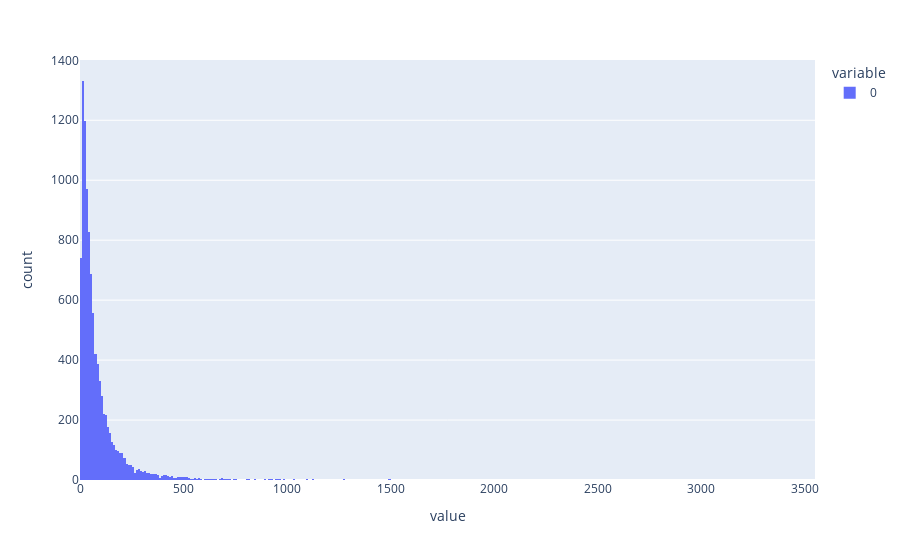

Notebook code for this chart:
### Code cell
y_back = np.exp(y_tranformed)

fig = px.histogram(y_back)
fig.show()

### Figure 1 — Plotly figure (JSON) as saved in the notebook; plotly's stock layout.template omitted (floating-point values rounded to 4 significant figures; data arrays with more than 128 entries replaced by an {"elided": "..."} marker saying what was removed)
{"data": [{"alignmentgroup": "True", "bingroup": "x", "hovertemplate": "variable=0<br>value=%{x}<br>count=%{y}<extra></extra>", "legendgroup": "0", "marker": {"color": "#636efa", "pattern": {"shape": ""}}, "name": "0", "offsetgroup": "0", "orientation": "v", "showlegend": true, "type": "histogram", "x": {"elided": "10000 float values"}, "xaxis": "x", "yaxis": "y"}], "layout": {"autosize": true, "barmode": "relative", "legend": {"title": {"text": "variable"}, "tracegroupgap": 0}, "margin": {"t": 60}, "xaxis": {"anchor": "y", "autorange": true, "domain": [0, 1], "range": [0, 3550], "title": {"text": "value"}, "type": "linear"}, "yaxis": {"anchor": "x", "autorange": true, "domain": [0, 1], "range": [0, 1401.0], "title": {"text": "count"}}}}
